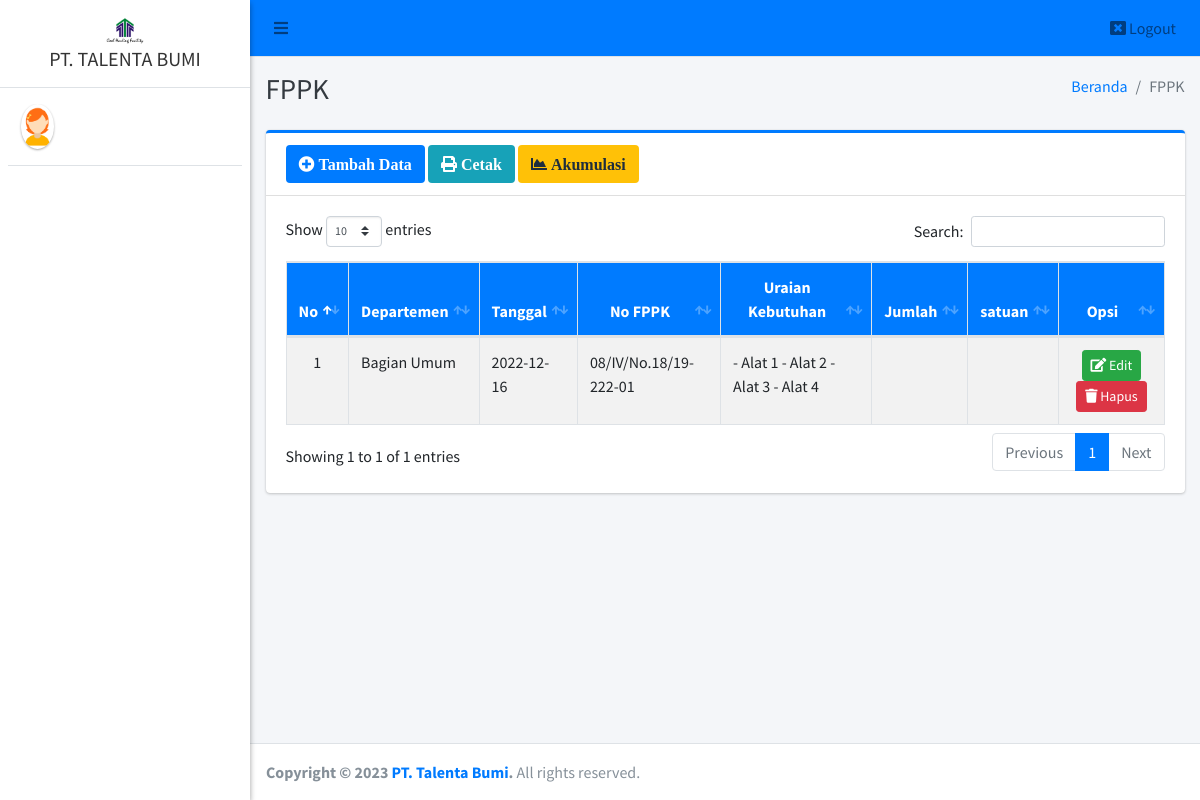
The app's page /admin/fppk/index.php, older data.
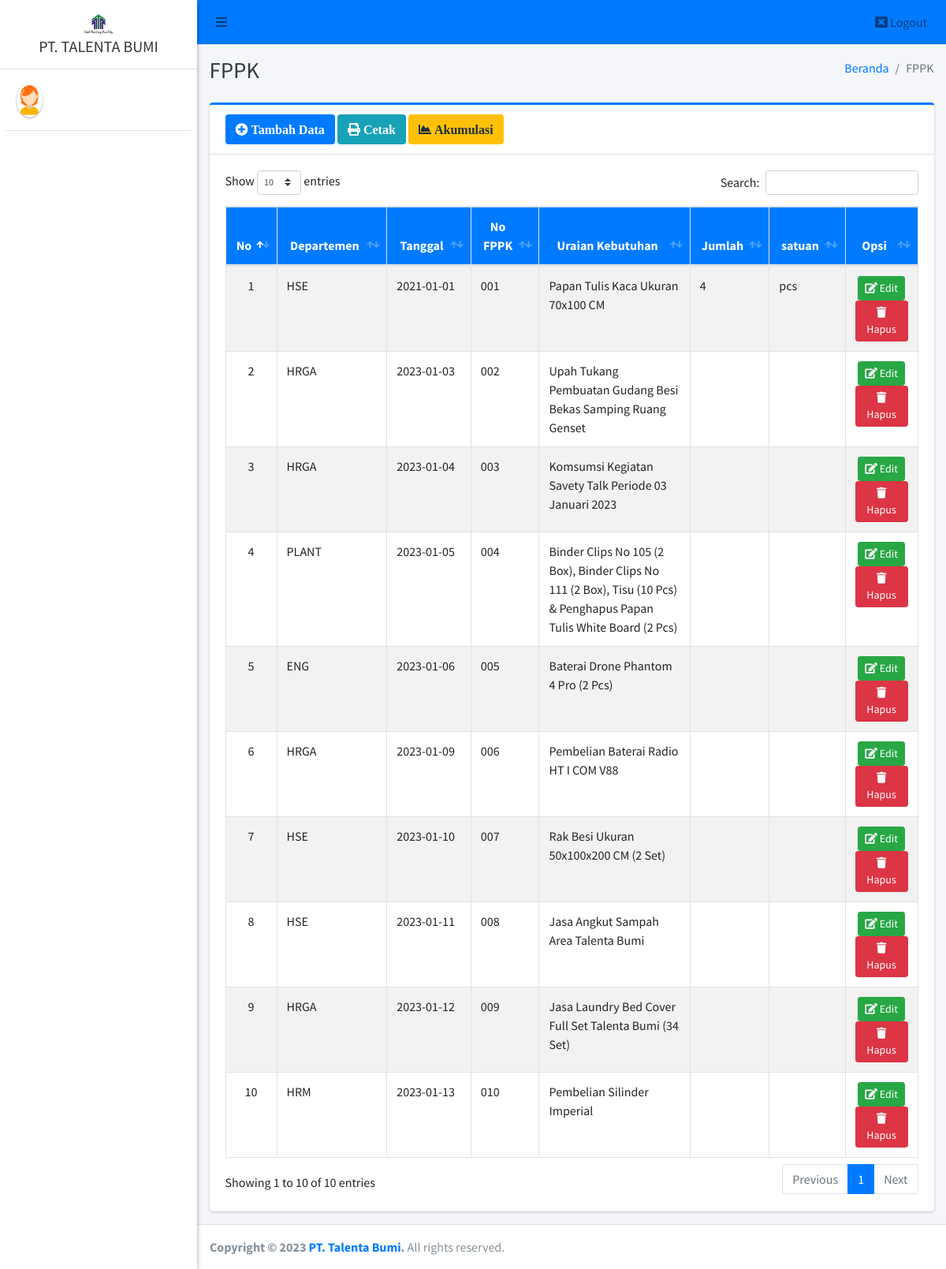
The same page, newer data.
### tables this page shows
CREATE TABLE `fppk` (
  `id_fppk` int(11) NOT NULL,
  `departemen` varchar(30) NOT NULL,
  `tanggal` date NOT NULL,
  `no_fppk` varchar(25) NOT NULL,
  `uraian_kebutuhan` text NOT NULL,
  `jumlah` varchar(20) DEFAULT NULL,
  `satuan` varchar(20) DEFAULT NULL
);

### admin/fppk/index.php (the view, shortened to what this page needs)
<?php
require '../../config/koneksi.php';
?>
<!DOCTYPE html>
<html>
<?php
include '../../templates/head.php';
?>
<body class="hold-transition sidebar-mini layout-fixed">
    <div class="wrapper">
        <?php
        include '../../templates/navbar.php';
        ?>
        <?php
        include '../../templates/sidebar.php';
        ?>
        <div class="content-wrapper">
            <div class="content-header">
                <div class="container-fluid">
                    <div class="row mb-2">
                        <div class="col-sm-6">
                            <h1 class="m-0 text-dark">FPPK</h1>
                        </div>
                        <div class="col-sm-6">
                            <ol class="breadcrumb float-sm-right">
                                <li class="breadcrumb-item"><a href="#">Beranda</a></li>
                                <li class="breadcrumb-item active">FPPK</li>
                            </ol>
                        </div>
                    </div>
                </div>
            </div>
            <section class="content">
                <div class="container-fluid">
                    <div class="row">
                        <div class="col-12">
                            <div class="card card-primary card-outline">
                                <div class="card-header">
                                    <a href="tambah" class="btn bg-primary"><i class="fa fa-plus-circle"> Tambah Data</i></a>
                                    <a href="#" data-toggle="modal" data-target="#fppk" class="btn bg-info"><i class="fa fa-print"> Cetak</i></a>
                                    <a href="akumulasi" target="blank" class="btn bg-warning"><i class="fa fa-chart-area"> Akumulasi</i></a>
                                </div>
                                <div class="card-body">
                                    <div class="table-responsive">
                                        <table id="example1" class="table table-bordered table-striped">
                                            <thead class="bg-primary">
                                                <tr align="center">
                                                    <th>No</th>
                                                    <th>Departemen</th>
                                                    <th>Tanggal</th>
                                                    <th>No FPPK</th>
                                                    <th>Uraian Kebutuhan</th>
                                                    <th>Jumlah</th>
                                                    <th>satuan</th>
                                                    <th>Opsi</th>
                                                </tr>
                                            </thead>
                                            <tbody style="background-color: white">
                                                <?php
                                                $no = 1;
                                                $data = $koneksi->query("SELECT * FROM fppk ORDER BY id_fppk ASC");
                                                while ($row = $data->fetch_array()) {
                                                ?>
                                                    <tr>
                                                        <td align="center"><?= $no++ ?></td>
                                                        <td><?= $row['departemen'] ?></td>
                                                        <td><?= $row['tanggal'] ?></td>
                                                        <td><?= $row['no_fppk'] ?></td>
                                                        <td><?= $row['uraian_kebutuhan'] ?></td>
                                                        <td><?= $row['jumlah'] ?></td>
                                                        <td><?= $row['satuan'] ?></td>
                                                        <td align="center">
                                                            <a href="edit?id=<?= $row['id_fppk'] ?>" class="btn btn-success btn-sm" title="Edit"><i class="fa fa-edit"></i> Edit</a>
                                                            <a href="hapus?id=<?= $row['id_fppk'] ?>" class="btn btn-danger btn-sm alert-hapus" title="Hapus"><i class="fa fa-trash"></i> Hapus</a>
                                                        </td>
                                                    </tr>
                                                <?php } ?>
                                            </tbody>
                                        </table>
                                    </div>
                                </div>
                            </div>
                        </div>
                    </div>
                </div>
            </section>
        </div>
        <?php include_once "../../templates/footer.php"; ?>
    </div>
</body>
</html>

Row changes from the older to the newer data that the page shows:
removed fppk: departemen "Bagian Umum", tanggal "2022-12-16", no_fppk "08/IV/No.18/19-222-01", uraian_kebutuhan "- Alat 1 - Alat 2 - Alat 3 - Alat 4"
added fppk: departemen "HSE", tanggal "2021-01-01", no_fppk "001", uraian_kebutuhan "Papan Tulis Kaca Ukuran 70x100 CM", jumlah "4", satuan "pcs"
added fppk: departemen "HRGA", tanggal "2023-01-03", no_fppk "002", uraian_kebutuhan "Upah Tukang Pembuatan Gudang Besi Bekas Samping Ruang Genset"
added fppk: departemen "HRGA", tanggal "2023-01-04", no_fppk "003", uraian_kebutuhan "Komsumsi Kegiatan Savety Talk Periode 03 Januari 2023"
added fppk: departemen "PLANT", tanggal "2023-01-05", no_fppk "004", uraian_kebutuhan "Binder Clips No 105 (2 Box), Binder Clips No 111 (2 Box), Tisu (10 Pcs) & Penghapus Papan Tulis White Board (2 Pcs)"
added fppk: departemen "ENG", tanggal "2023-01-06", no_fppk "005", uraian_kebutuhan "Baterai Drone Phantom 4 Pro (2 Pcs)"
added fppk: departemen "HRGA", tanggal "2023-01-09", no_fppk "006", uraian_kebutuhan "Pembelian Baterai Radio HT I COM V88"
added fppk: departemen "HSE", tanggal "2023-01-10", no_fppk "007", uraian_kebutuhan "Rak Besi Ukuran 50x100x200 CM (2 Set)"
added fppk: departemen "HSE", tanggal "2023-01-11", no_fppk "008", uraian_kebutuhan "Jasa Angkut Sampah Area Talenta Bumi"
added fppk: departemen "HRGA", tanggal "2023-01-12", no_fppk "009", uraian_kebutuhan "Jasa Laundry Bed Cover Full Set Talenta Bumi (34 Set)"
added fppk: departemen "HRM", tanggal "2023-01-13", no_fppk "010", uraian_kebutuhan "Pembelian Silinder Imperial"
Text that changed along with them:
text written by a page script: "Show entries Search: Showing 1 to 1 of 1 entries Previous 1 Next" → "Show entries Search: Showing 1 to 10 of 10 entries Previous 1 Next"
